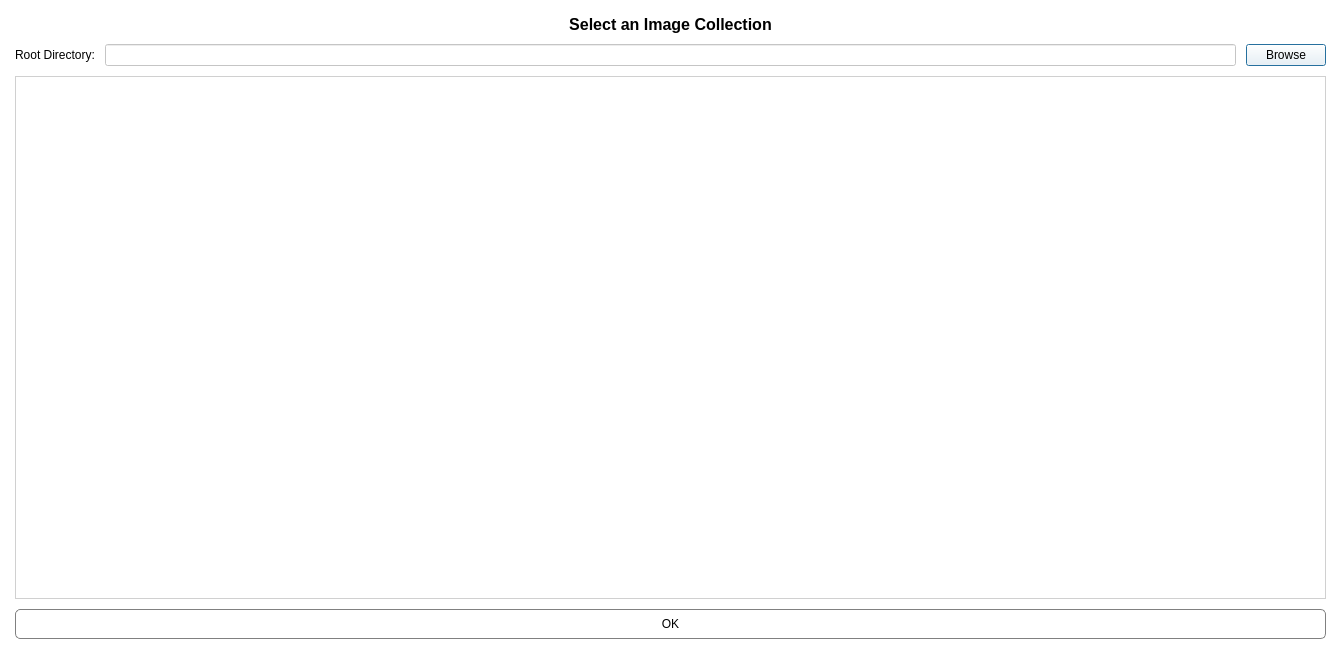
<?xml version="1.0" encoding="UTF-8"?>
<ui version="4.0">
 <class>dialogueWindow</class>
 <widget class="QDialog" name="dialogueWindow">
  <property name="geometry">
   <rect>
    <x>0</x>
    <y>0</y>
    <width>1341</width>
    <height>654</height>
   </rect>
  </property>
  <property name="contextMenuPolicy">
   <enum>Qt::DefaultContextMenu</enum>
  </property>
  <property name="windowTitle">
   <string>Dialog</string>
  </property>
  <property name="styleSheet">
   <string notr="true">background: rgba(255, 255, 255, 0.8);</string>
  </property>
  <property name="modal">
   <bool>false</bool>
  </property>
  <layout class="QVBoxLayout" name="verticalLayout_2" stretch="0,0,0,0">
   <property name="spacing">
    <number>10</number>
   </property>
   <property name="leftMargin">
    <number>15</number>
   </property>
   <property name="topMargin">
    <number>15</number>
   </property>
   <property name="rightMargin">
    <number>15</number>
   </property>
   <property name="bottomMargin">
    <number>15</number>
   </property>
   <item>
    <widget class="QLabel" name="label">
     <property name="font">
      <font>
       <pointsize>12</pointsize>
       <weight>75</weight>
       <bold>true</bold>
       <underline>false</underline>
      </font>
     </property>
     <property name="text">
      <string>Select an Image Collection</string>
     </property>
     <property name="alignment">
      <set>Qt::AlignHCenter|Qt::AlignTop</set>
     </property>
    </widget>
   </item>
   <item>
    <layout class="QHBoxLayout" name="horizontalLayout">
     <item>
      <widget class="QLabel" name="label_2">
       <property name="text">
        <string>Root Directory:</string>
       </property>
      </widget>
     </item>
     <item>
      <widget class="QLineEdit" name="pathLine"/>
     </item>
     <item>
      <widget class="QPushButton" name="selectFolderBtn">
       <property name="text">
        <string>Browse</string>
       </property>
      </widget>
     </item>
    </layout>
   </item>
   <item>
    <widget class="QScrollArea" name="scrollArea">
     <property name="widgetResizable">
      <bool>true</bool>
     </property>
     <widget class="QWidget" name="scrollAreaWidgetContents">
      <property name="geometry">
       <rect>
        <x>0</x>
        <y>0</y>
        <width>1309</width>
        <height>518</height>
       </rect>
      </property>
      <layout class="QHBoxLayout" name="horizontalLayout_2">
       <item>
        <layout class="QVBoxLayout" name="root_layout"/>
       </item>
      </layout>
     </widget>
    </widget>
   </item>
   <item>
    <widget class="QPushButton" name="okButton">
     <property name="minimumSize">
      <size>
       <width>0</width>
       <height>30</height>
      </size>
     </property>
     <property name="cursor">
      <cursorShape>PointingHandCursor</cursorShape>
     </property>
     <property name="styleSheet">
      <string notr="true">background-color: white;
border-radius: 5px;
border: 1px solid grey;</string>
     </property>
     <property name="text">
      <string>OK</string>
     </property>
    </widget>
   </item>
  </layout>
 </widget>
 <resources/>
 <connections/>
</ui>
